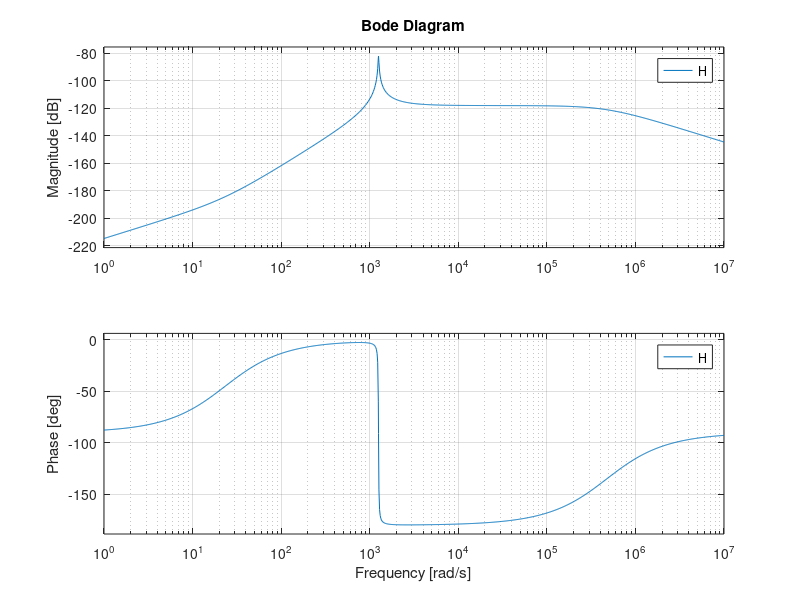
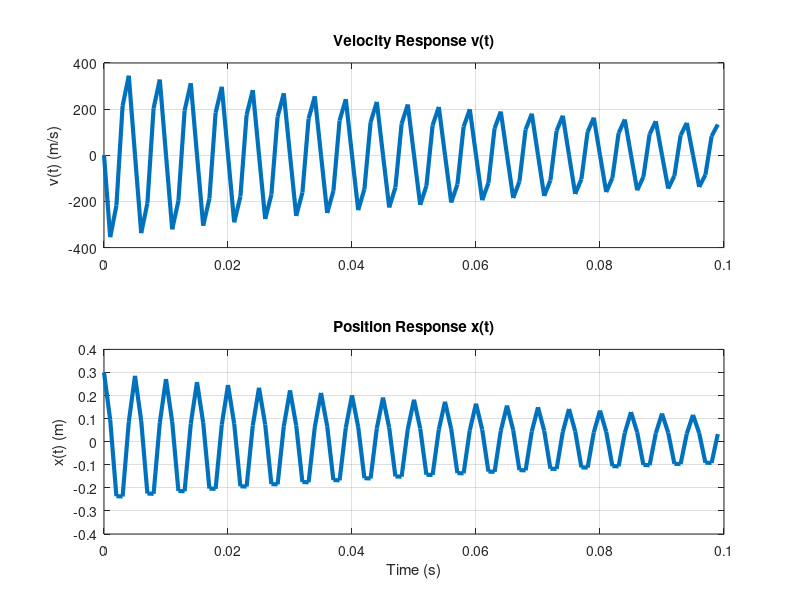
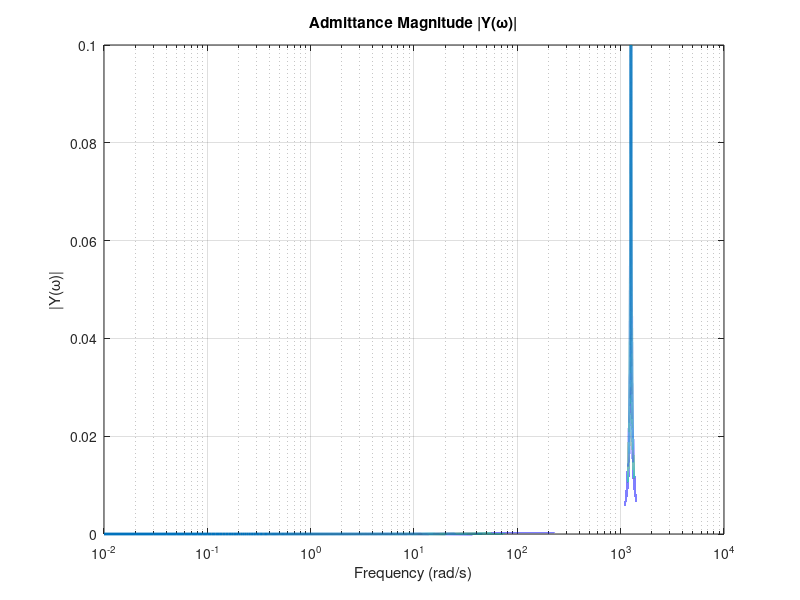
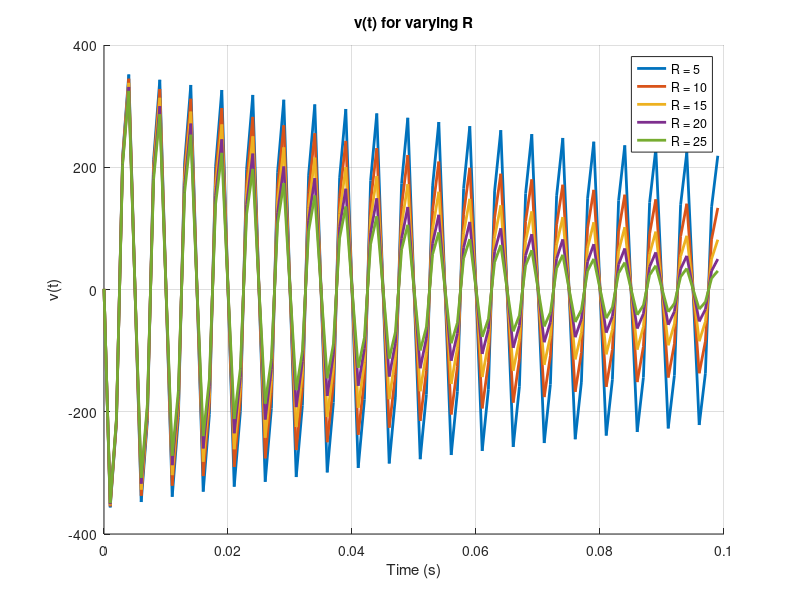

MATLAB code to generate these figures, in order: (Note: this script raises an error after producing the figures.)
% Dylan Qiu Workshop 6 
% Matlab for Mass Spring || Damper System
clc; clear; close all;

% Parameters
m = 0.5;          % Mass (kg)
c = 1.2665*10^-6;        % compliance constant (m/N)
R = 10;        % Damping coefficient (kg/s)
k = 1/ c;          % spring constant

% derived parameters
wn = sqrt(1/(m*c));

% Init Conds

v0 = 1; % m/s
x0 = 0.3; % m 
s = tf('s');

% Force Vector

Fm = m*v0;
Fk = k * x0/s;
F = [Fm-Fk];

% Impedence / Admittance
Z = s * m + k/s + R; 
Y = inv(Z);
V = inv(Z) .* F;
X = V/s + x0/s;

% Time vector for simulation
N = 100;
dt = 0.001;
t = (0:N-1).'*dt;

% omega vector for simulation
N1 = 500000;
dw = 0.01;
w = (0:N1-1).'*dw;

% Velocity and position vectors
v = impulse(V,t);
x = impulse(X,t);

% Admittance In terms of \omega

y = 1 ./ (R + k ./(1i*w) + 1i*w*m);
H = X / F; 
bode(H)

% Part (c): Base case plots for v(t) and x(t)
figure('Name', 'Part (c)');
subplot(2,1,1);
plot(t, v, 'LineWidth', 3); grid on;
title('Velocity Response v(t)');
ylabel('v(t) (m/s)');

subplot(2,1,2);
plot(t, x, 'LineWidth', 3); grid on;
title('Position Response x(t)');
xlabel('Time (s)'); ylabel('x(t) (m)');

% Part (d): Base case plot for Admittance Y(w)
figure('Name', 'Part (d)');
semilogx(w, abs(y), 'LineWidth', 2); grid on;
title('Admittance Magnitude |Y(\omega)|');
xlabel('Frequency (rad/s)'); ylabel('|Y(\omega)|');

% Part (e): Varying R
R_vec = 5:5:25; % Adjusted range for clarity
figV = figure; hold on; grid on; title('v(t) for varying R');
figX = figure; hold on; grid on; title('x(t) for varying R');
figY = figure; hold on; grid on; title('|Y(\omega)| for varying R');

for j = 1:length(R_vec)
    R_val = R_vec(j);
    
    % Define Impedance and Admittance Transfer Functions
    Z_s = m*s + R_val + k/s;
    Y_tf = 1/Z_s;
    
    % Responses with Initial Conditions
    V_s = (m*v0 - k*x0/s) * Y_tf;
    X_s = V_s/s + x0/s;
    H_s = Y/s;
    
    v_r = impulse(V_s, t);
    x_r = impulse(X_s, t);
    %h_w = impulse(H_s, w);
    y_w_r = 1 ./ (R_val + 1i*w*m + k./(1i*w));
    
    figure(figV); plot(t, v_r, 'LineWidth', 2, 'DisplayName', ['R = ', num2str(R_val)]);
    figure(figX); plot(t, x_r, 'LineWidth', 2, 'DisplayName', ['R = ', num2str(R_val)]);
    figure(figY); semilogx(w, abs(y_w_r), 'LineWidth', 2, 'DisplayName', ['R = ', num2str(R_val)]);
    bode(H_s,w);
end

figure(figV); xlabel('Time (s)'); ylabel('v(t)'); legend show;
figure(figX); xlabel('Time (s)'); ylabel('x(t)'); legend show;
figure(figY); xlabel('Frequency (rad/s)'); ylabel('|Y(\omega)|'); legend show;


% Part (f): Varying C
C_vec = [0.5e-6, 1.2665e-6, 5e-6, 1e-5]; 
figVf = figure; hold on; grid on; title('v(t) for varying C');
figXf = figure; hold on; grid on; title('x(t) for varying C');
figYf = figure; hold on; grid on; title('|Y(\omega)| for varying C');

for j = 1:length(C_vec)
    C_val = C_vec(j);
    k_val = 1/C_val;
    
    % Laplace Domain Models
    Z_c = s*m + k_val/s + 10; % Using R = 10
    V_c = inv(Z_c) * (m*v0 - k_val*x0/s);
    X_c = V_c/s + x0/s;
    
    % Time Domain Simulation
    v_t_c = impulse(V_c, t);
    x_t_c = impulse(X_c, t);
    
    % Frequency Domain Admittance
    y_w_c = 1 ./ (10 + 1i*w*m + k_val./(1i*w));
    
    % Plotting
    figure(figVf);
    plot(t, v_t_c, 'LineWidth', 1.5, 'DisplayName', ['C = ', num2str(C_val)]);
    
    figure(figXf);
    plot(t, x_t_c, 'LineWidth', 1.5, 'DisplayName', ['C = ', num2str(C_val)]);
    
    figure(figYf);
    semilogx(w, abs(y_w_c), 'LineWidth', 2, 'DisplayName', ['C = ', num2str(C_val)]);
end

% Finalize plots
figure(figVf); xlabel('Time (s)'); ylabel('v(t)'); legend show;
figure(figXf); xlabel('Time (s)'); ylabel('x(t)'); legend show;
figure(figYf); xlabel('Frequency (rad/s)'); ylabel('|Y(\omega)|'); 
ylim([0 0.2]); legend show;

%% Dylan Qiu - ME 301 Workshop 6 Problem 2
% Givens 
r1 = 0.5; r2 = 0.3;  %m
m = 10; % kg
k1 = 200; k2 = 300; k3 = 500; %N/m

R_val = 10; %kg/s

% Equivalent Inertia about the contact point
Jeff = (3/2) * m * r1^2;

% Initial conditions

theta0 = 0.15; %radians

% derived values
x1 = r2 * theta0;
x2 = k2 * x1 / (k2+k3); 
r_eq = r1 + r2; % Distance from ground contact to spring line

s = tf('s');

% Time vector 
N = 1000;
dt = 0.01;
t = (0:N-1).'*dt;

% Linear Mesh solution

% Initial Condition Forces
F1 = (k1 * x1)/s;
F2 = (k2 * (x2-x1))/s;
F3 = (k3 * x2)/s;
m_eq = Jeff / (r_eq)^2;

% Force Vector 
F_vec = [-F1 + F2; -F2 - F3];

% Impedance Matrix Z
Z_b = [(m_eq*s + k1/s + k2/s), -k2/s;
      -k2/s, (k2/s + k3/s) ];

% Solve for Mesh Velocities V = [v1; v2]
V_vec = inv(Z_b) * F_vec;

% Extracting Velocity and Displacement for Mesh 1
v1_t = impulse(V_vec(1), t); 
x1_t = impulse(V_vec(1)/s + x1/s, t);

% Plotting
figure;
subplot(2,1,1); plot(t, v1_t, 'b', 'LineWidth', 1.5); grid on;
ylabel('v_1(t) [m/s]'); title('V(t) (no damping)');
subplot(2,1,2); plot(t, x1_t, 'r', 'LineWidth', 1.5); grid on;
ylabel('x_1(t) [m]'); xlabel('Time (s)'); title('X(t)');

% Part C 

% Impedance and force Matrix 
F_vec_c = [-F1 ; 0];
Z_c = [(m_eq*s + k1/s + R), -R;
       -R,      (R + k3/s) ];

% Solve for Mesh Velocities V = [v1; v2]
V_vec_c = inv(Z_c) * F_vec_c;

% Extracting Velocity and Displacement for Mesh 1
v1_t_c = impulse(V_vec_c(1), t); 
x1_t_c = impulse(V_vec_c(1)/s + x1/s, t);

% Plotting
figure;
subplot(2,1,1); plot(t, v1_t_c, 'b', 'LineWidth', 1.5); grid on;
ylabel('v_1(t) [m/s]'); title('Velocity v(t) With Damper');
subplot(2,1,2); plot(t, x1_t_c, 'r', 'LineWidth', 1.5); grid on;
ylabel('x_1(t) [m]'); xlabel('Time (s)'); title('Position x(t) With Damper');
